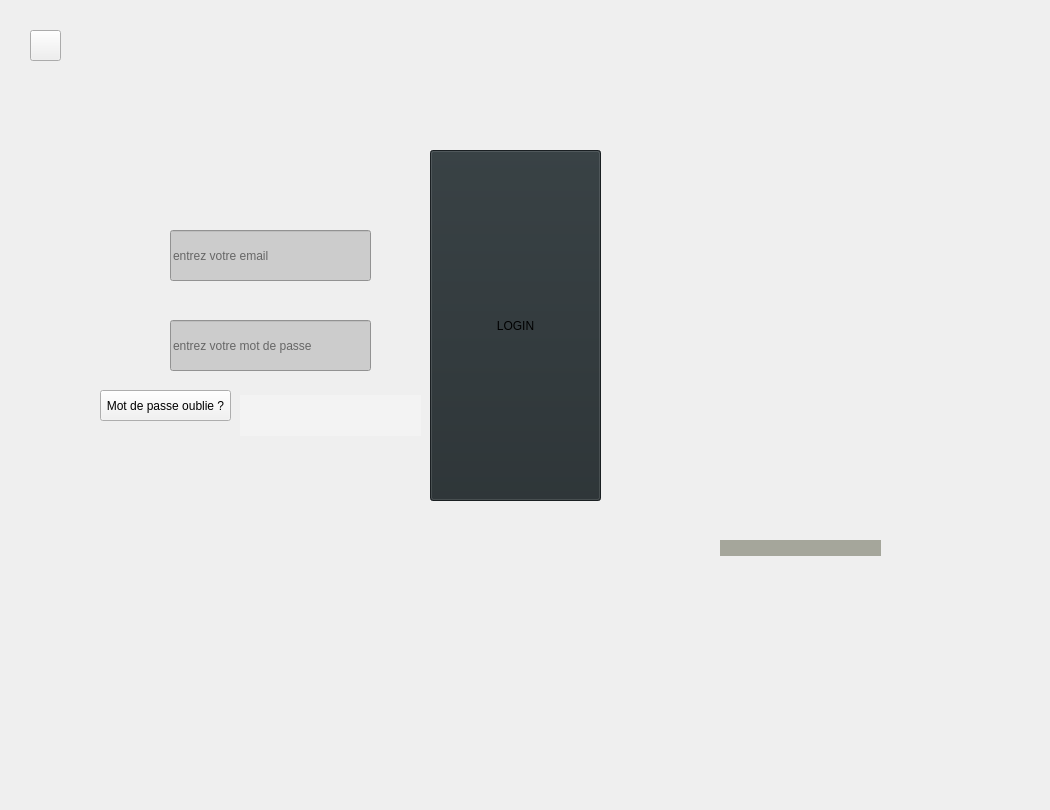
    <widget class="QWidget" name="login">
     <widget class="QLineEdit" name="login_mdp">
      <property name="geometry">
       <rect>
        <x>170</x>
        <y>320</y>
        <width>201</width>
        <height>51</height>
       </rect>
      </property>
      <property name="styleSheet">
       <string notr="true">background-color: rgb(204, 204, 204);</string>
      </property>
      <property name="placeholderText">
       <string>entrez votre mot de passe</string>
      </property>
     </widget>
     <widget class="QLineEdit" name="login_email">
      <property name="geometry">
       <rect>
        <x>170</x>
        <y>230</y>
        <width>201</width>
        <height>51</height>
       </rect>
      </property>
      <property name="styleSheet">
       <string notr="true">background-color: rgb(204, 204, 204);</string>
      </property>
      <property name="placeholderText">
       <string>entrez votre email</string>
      </property>
     </widget>
     <widget class="QPushButton" name="bt_login">
      <property name="geometry">
       <rect>
        <x>430</x>
        <y>150</y>
        <width>171</width>
        <height>351</height>
       </rect>
      </property>
      <property name="styleSheet">
       <string notr="true">font: 700 italic 17pt &quot;Segoe UI&quot;;
background-color: rgb(36, 44, 47);
</string>
      </property>
      <property name="text">
       <string>LOGIN</string>
      </property>
     </widget>
     <widget class="QLabel" name="label_20">
      <property name="geometry">
       <rect>
        <x>0</x>
        <y>0</y>
        <width>991</width>
        <height>741</height>
       </rect>
      </property>
      <property name="styleSheet">
       <string notr="true">border-image: url(:/immg/pharmacie.PNG);</string>
      </property>
      <property name="text">
       <string/>
      </property>
     </widget>
     <widget class="QLabel" name="label_21">
      <property name="geometry">
       <rect>
        <x>-50</x>
        <y>-80</y>
        <width>781</width>
        <height>801</height>
       </rect>
      </property>
      <property name="styleSheet">
       <string notr="true">border-image: url(:/entrer/entrer.png);</string>
      </property>
      <property name="text">
       <string/>
      </property>
     </widget>
     <widget class="QLabel" name="label_23">
      <property name="geometry">
       <rect>
        <x>880</x>
        <y>10</y>
        <width>101</width>
        <height>111</height>
       </rect>
      </property>
      <property name="styleSheet">
       <string notr="true">border-image: url(:/medi/medisoftt.png);</string>
      </property>
      <property name="text">
       <string/>
      </property>
     </widget>
     <widget class="QPushButton" name="revenirrr">
      <property name="geometry">
       <rect>
        <x>30</x>
        <y>30</y>
        <width>31</width>
        <height>31</height>
       </rect>
      </property>
      <property name="styleSheet">
       <string notr="true">border-image: url(:/revenir/revenir.PNG);</string>
      </property>
      <property name="text">
       <string/>
      </property>
     </widget>
     <widget class="QLabel" name="label_34">
      <property name="geometry">
       <rect>
        <x>750</x>
        <y>90</y>
        <width>49</width>
        <height>16</height>
       </rect>
      </property>
      <property name="text">
       <string/>
      </property>
     </widget>
     <widget class="QLabel" name="label_27">
      <property name="geometry">
       <rect>
        <x>560</x>
        <y>80</y>
        <width>481</width>
        <height>491</height>
       </rect>
      </property>
      <property name="styleSheet">
       <string notr="true">border-image: url(:/welcome/welcome.png);</string>
      </property>
      <property name="text">
       <string/>
      </property>
     </widget>
     <widget class="QLabel" name="label_12">
      <property name="geometry">
       <rect>
        <x>240</x>
        <y>395</y>
        <width>181</width>
        <height>41</height>
       </rect>
      </property>
      <property name="styleSheet">
       <string notr="true">background-color: rgb(243, 243, 243);</string>
      </property>
      <property name="text">
       <string/>
      </property>
     </widget>
     <widget class="QPushButton" name="motdepasse">
      <property name="geometry">
       <rect>
        <x>100</x>
        <y>390</y>
        <width>131</width>
        <height>31</height>
       </rect>
      </property>
      <property name="styleSheet">
       <string notr="true">background-color: rgb(242, 242, 242);</string>
      </property>
      <property name="text">
       <string>Mot de passe oublie ?</string>
      </property>
     </widget>
     <widget class="QLabel" name="label_13">
      <property name="geometry">
       <rect>
        <x>720</x>
        <y>540</y>
        <width>161</width>
        <height>16</height>
       </rect>
      </property>
      <property name="styleSheet">
       <string notr="true">background-color: rgb(165, 166, 155);</string>
      </property>
      <property name="text">
       <string/>
      </property>
     </widget>
     <zorder>label_20</zorder>
     <zorder>label_21</zorder>
     <zorder>login_mdp</zorder>
     <zorder>login_email</zorder>
     <zorder>bt_login</zorder>
     <zorder>label_23</zorder>
     <zorder>revenirrr</zorder>
     <zorder>label_34</zorder>
     <zorder>label_27</zorder>
     <zorder>label_12</zorder>
     <zorder>motdepasse</zorder>
     <zorder>label_13</zorder>
    </widget>
